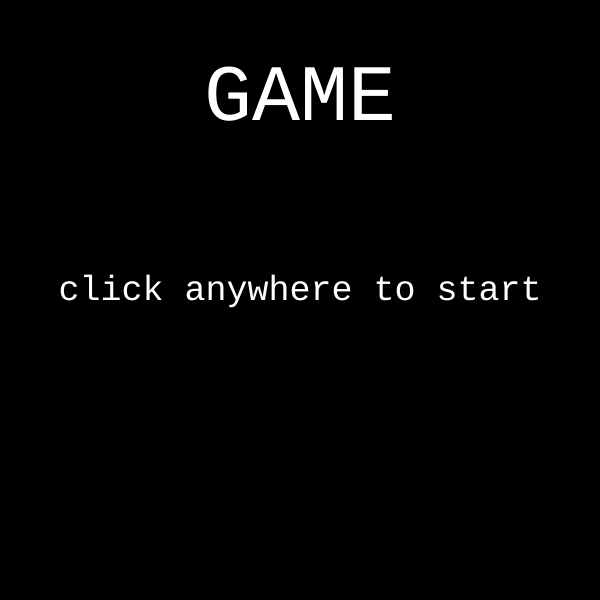
Frame 1 (no input)
Frame 60 (no input): identical to frame 1, image omitted
Frame 120 (the mouse pressed at the canvas centre since frame 60): identical to frame 1, image omitted

The p5.js sketch that drew this single still picture (run headless with seeded random() and noise() and a simulated clock; from frame 60 on, the mouse is pressed at the canvas centre):

// p5.js sketch
// ── sketch.js
'use strict';

let state = 'title';
let cnv;
let points = 0;
let w = 600;
let h = 600;


function setup() {
    cnv = createCanvas(w, h);

    textFont('monospace');
}

function draw() {

  switch (state){
    case 'title':
      title();
          cnv.mouseClicked(titleMouseClicked);
          break;
        case 'level 1':
          level1();
          cnv.mouseClicked(level1MouseClicked);
        break;
          case 'you win':
            youWin();
            cnv.mouseClicked(youWinMouseClicked);
            break;
            default:
            break;
  }
}


function title(){
  background(0);
  textSize(80);
  fill(255);
  textAlign(CENTER);
  text('GAME', w/2, h/5);

  textSize(35);
  text('click anywhere to start', w/2, h/2);
}

function titleMouseClicked(){
      console.log('canvas is clicked on title page');
      state = 'level 1'
}

function level1() {
  background(50, 150, 200);
  text('click for points', w/2, h - 30);
}

function level1MouseClicked(){
      points++;
      console.log('points =' + points);

    if (points >= 10){
      state = 'you win';
    }
}

function youWin(){
  background(255, 50, 80);
  textSize(80);
  stroke(200);
  text('YOU WIN', w/2, h/5);

  textSize(35);
  text('click anywhere to restart', w/2, h * 3/4);
}

function youWinMouseClicked(){
  state = 'level 1';
  points = 0;
}

// ── coin.js

class Coin {
  constructor(){
    this.r = 50;
    this.x = random(w);
    this.y = 0 - this.r;
  }

  display(){
    image(coinImg, this.x, this.y, this.r, this.r);
    // rect(this.x, this.y, this.r, this.r);
  }

  move(){
    this.y++;
  }
}

// ── player.js
class Player {
  constructor() {
    this.r = 60;
    this.x = w / 2;
    this.y = h - this.r;
    this.speed = 2;
    this.direction = 'still';
  }

  display() {
    image(playerImg, this.x, this.y, this.r, this.r);
    // rect(this.x, this.y, this.r, this.r);
  }

  move() {

    switch (this.direction) {
      case 'still':
        //don't move anything
        break;
      case 'up':
        //decrease y points
        if (this.y > 0) {
        this.y -= this.speed;
      }
        break;
      case 'down':
        //increase y pos
        if (this.y < h - this.r) {
        this.y += this.speed;
      }
        break;
      case 'right':
        //decreasing x pos
        if (this.x < w - this.r) {
        this.x += this.speed
      }
        break;
      case 'left':
        //decreasig x pos
        if (this.x > 0){
        this.x -= this.speed;
      }
        break;
        default:
        break;

    }

  }

}

// ── style.css
html, body {
  margin: 0;
  padding: 0;
}

canvas {
  display: block;
  margin: 100px auto;

}
